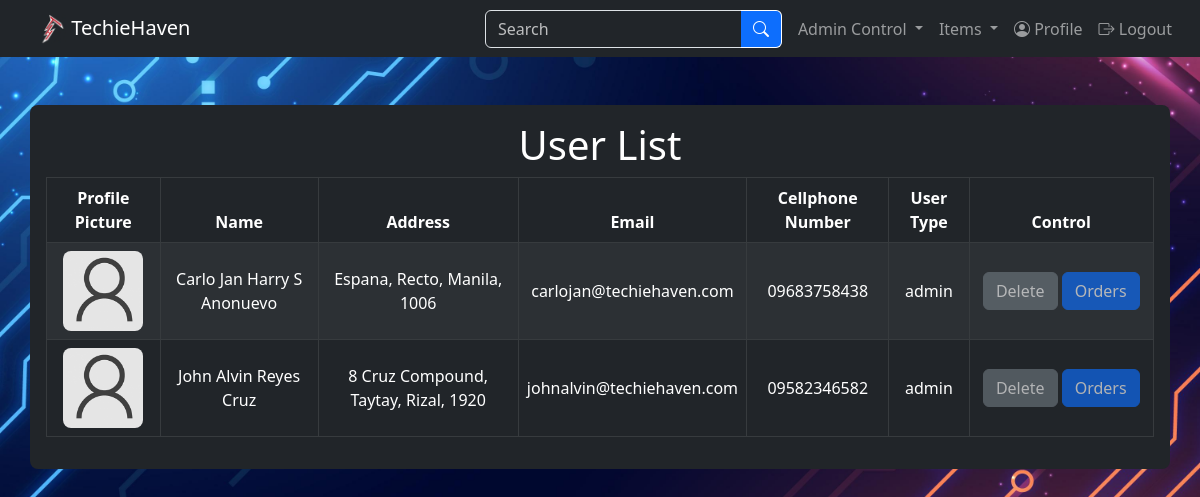
Before: /php/manage-user.php (signed in) with the older database file.
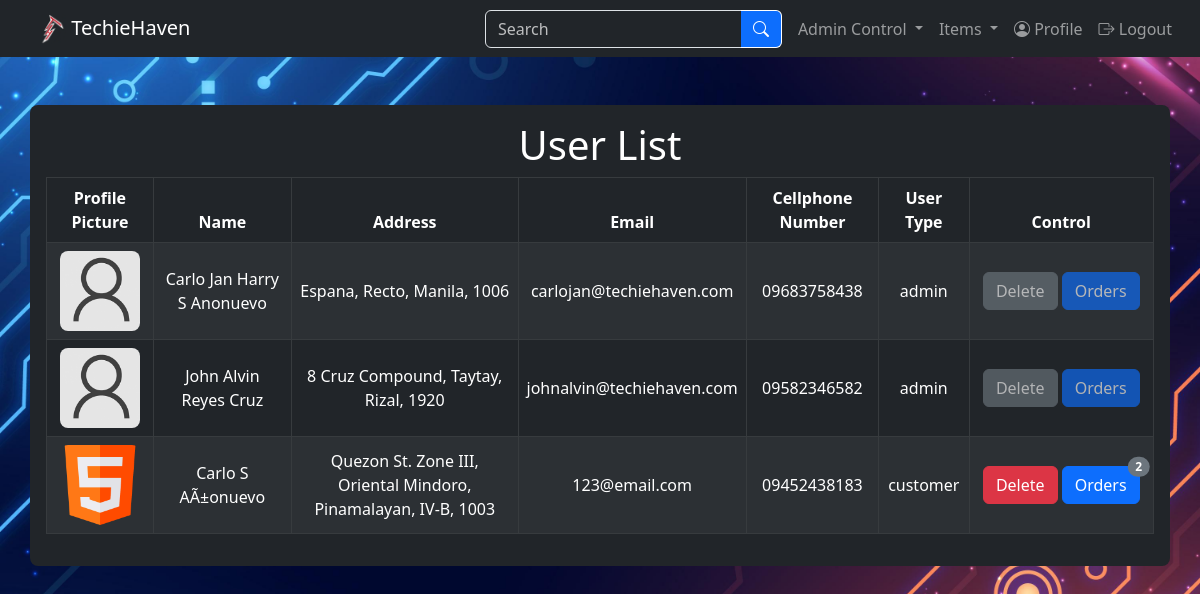
After: the same page with the newer database file.
### tables this page shows
CREATE TABLE `tbl_users` (
  `id` int(25) NOT NULL,
  `first_name` varchar(255) NOT NULL,
  `middle_name` varchar(255) NOT NULL,
  `last_name` varchar(255) NOT NULL,
  `address` varchar(255) NOT NULL,
  `city` varchar(255) NOT NULL,
  `region` varchar(255) NOT NULL,
  `zip_code` int(25) NOT NULL,
  `password` varchar(255) NOT NULL,
  `email` varchar(255) NOT NULL,
  `phone_number` varchar(255) NOT NULL,
  `profile_picture` varchar(255) NOT NULL DEFAULT 'default.png',
  `user_type` varchar(255) NOT NULL
);

### php/manage-user.php (the view, shortened to what the changed rows need)
<?php
    include_once("../inc/database.php");
?>
<!doctype html>
<html lang="en">
    <head>
        <link rel="stylesheet" href="https://cdn.jsdelivr.net/npm/bootstrap-icons@1.10.5/font/bootstrap-icons.css">
        <link href="https://cdn.jsdelivr.net/npm/bootstrap@5.3.0-alpha3/dist/css/bootstrap.min.css" rel="stylesheet">
        <link href="../css/stylesheet.css" rel="stylesheet">
    </head>
    <body class="d-grid gap-5 bg-secondary">
        <div class="container p-3 mb-2 bg-dark text-white table-responsive rounded-3">
            <h1 class="text-center mb-2">User List</h1>
            <table class="table table-dark table-striped align-middle table-bordered table-responsive">
                <thead class="text-center">
                    <tr>
                        <th>Profile Picture</th>
                        <th>Name</th>
                        <th>Address</th>
                        <th>Email</th>
                        <th>Cellphone Number</th>
                        <th>User Type</th>
                        <th>Control</th>
                    </tr>
                </thead>
                <tbody class="text-center">
                    <?php
                        $sqlQuery = "SELECT DISTINCT tbl_users.* FROM tbl_users LEFT JOIN tbl_history ON tbl_users.id = tbl_history.user_id ORDER BY CASE
                                                    WHEN tbl_users.user_type = 'admin' AND tbl_history.id > 0 THEN 1
                                                    WHEN tbl_users.user_type = 'admin' AND tbl_history.id IS NULL THEN 2
                                                    WHEN tbl_users.user_type = 'customer' AND tbl_history.id > 0 THEN 3
                                                    WHEN tbl_users.user_type = 'customer' AND tbl_history.id IS NULL THEN 4
                                                    ELSE 5
                                                END";
                        $sqlQueryResult = $connection->query($sqlQuery);
                        while($userData = $sqlQueryResult->fetch_assoc()) {
                            echo "
                            <tr>
                                <td>
                                    <a href='profile.php?id={$userData['id']}'><img src='../img/profile/{$userData['profile_picture']}' alt='Profile Unavailable' class='rounded-3' style='width: 5rem; height: 5rem;'></a>
                                </td>
                                <td>
                                    {$userData['first_name']} {$userData['middle_name']} {$userData['last_name']}
                                </td>
                                <td>
                                    {$userData['address']}, {$userData['city']}, {$userData['region']}, {$userData['zip_code']}
                                </td>
                                <td>
                                    {$userData['email']}
                                </td>
                                <td>
                                    {$userData['phone_number']}
                                </td>
                                <td>
                                    {$userData['user_type']}
                                </td>";
                                $userId = $userData['id'];
                                $queryHistory = "SELECT count(DISTINCT id) AS number FROM tbl_history WHERE (user_id = $userId) AND (status = 'pending' OR status = 'processing')";
                                $queryHistoryResult = $connection->query($queryHistory);
                                $queryHistoryResultFetch = $queryHistoryResult->fetch_assoc();
                                @$orderNumber = $queryHistoryResultFetch["number"];
                                if(!($userData['user_type'] === 'admin')) {
                                    echo"
                                    <td class='col-2'>
                                        <form action='' method='post'>
                                            <button type='submit' name='delete' class='btn btn-danger' value='{$userData['email']}'>Delete</button>
                                            <a class='btn btn-primary position-relative' href='order-status.php?id={$userData['id']}' role='button'>Orders ".
                                            ($orderNumber == 0 ? "</a>" : "<span class='position-absolute top-0 start-100 translate-middle badge rounded-pill bg-secondary'>$orderNumber<span class='visually-hidden'>Pending Orders</span></span></a>")
                                            ."
                                        </form>
                                    </td>
                                </tr>";
                                } else {
                                    echo"
                                    <td class='col-2'>
                                        <a class='btn btn-secondary disabled' href='#' role='button'>Delete</a>
                                        <a class='btn btn-primary position-relative disabled' href='#' role='button'>Orders".
                                        ($orderNumber == 0 ? "</a>" : "<span class='position-absolute top-0 start-100 translate-middle badge rounded-pill bg-secondary'>$orderNumber<span class='visually-hidden'>Pending Orders</span></span></a>")
                                        ."
                                    </td>
                                </tr>";
                                }
                        }
                    ?>
                </tbody>
            </table>
        </div>
    </body>
</html>

Changed rows visible on the page:
added tbl_users: profile_picture (picture), first_name "Carlo", middle_name "S", last_name "AÃ±onuevo", address "Quezon St. Zone III, Oriental Mindoro", city "Pinamalayan", region "IV-B", zip_code "1003", email "123@email.com", phone_number "09452438183", user_type "customer", orderNumber "2"
